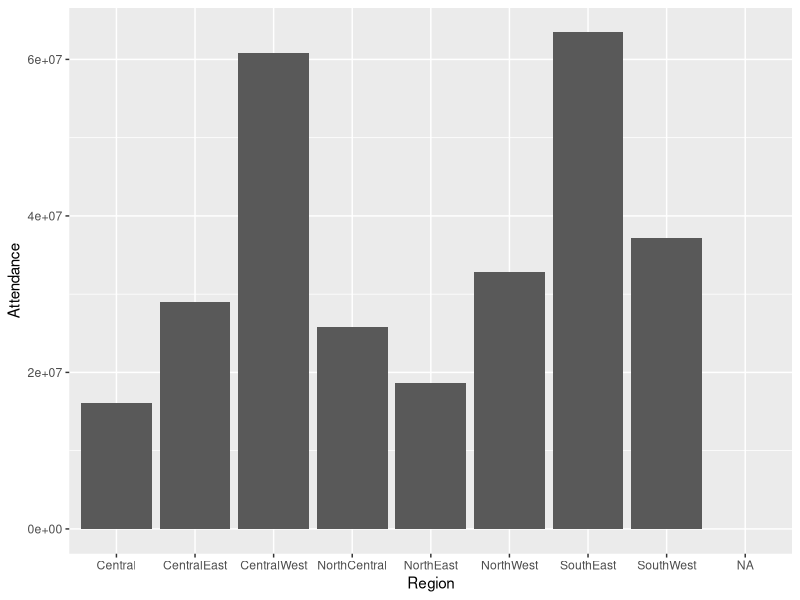

R code for this plot:
## ---- chunk 1
knitr::opts_chunk$set(echo = TRUE)
## ---- chunk 2
library(tidyverse)
##create a simple data frame
Region <- c("SouthEast","CentralWest","SouthWest","NorthWest","CentralEast","NorthCentral","NorthEast","Central", NA)
Attendance <- c(63448129,60835672,37126096,32870237,29031014,25861016,18620807,16083103,1729)
SimpleDF <- data_frame(Region,Attendance)

## ---- chunk 3
SimpleDF
## ---- chunk 4

ggplot(SimpleDF,aes(x=Region, y=Attendance))+
        geom_bar(stat ="identity")
